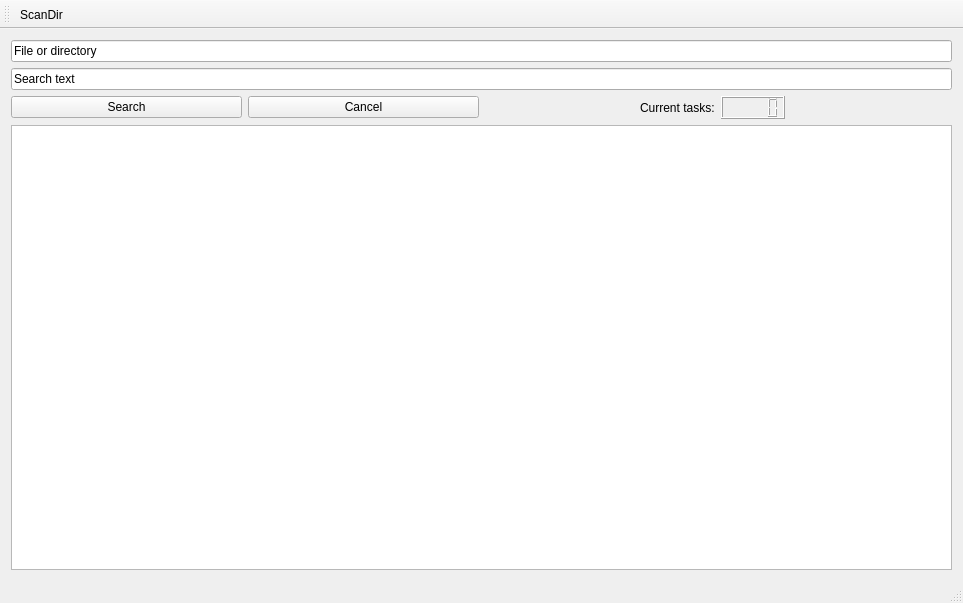
<?xml version="1.0" encoding="UTF-8"?>
<ui version="4.0">
 <class>MainWindow</class>
 <widget class="QMainWindow" name="MainWindow">
  <property name="geometry">
   <rect>
    <x>0</x>
    <y>0</y>
    <width>963</width>
    <height>603</height>
   </rect>
  </property>
  <property name="windowTitle">
   <string>MainWindow</string>
  </property>
  <widget class="QWidget" name="centralWidget">
   <layout class="QGridLayout" name="gridLayout">
    <item row="2" column="3" alignment="Qt::AlignLeft">
     <widget class="QLCDNumber" name="lcdNumber"/>
    </item>
    <item row="0" column="0" colspan="4">
     <widget class="QLineEdit" name="lineEdit">
      <property name="text">
       <string>File or directory</string>
      </property>
     </widget>
    </item>
    <item row="1" column="0" colspan="4">
     <widget class="QLineEdit" name="lineEdit_2">
      <property name="text">
       <string>Search text</string>
      </property>
     </widget>
    </item>
    <item row="2" column="2" alignment="Qt::AlignRight">
     <widget class="QLabel" name="label">
      <property name="text">
       <string>Current tasks:</string>
      </property>
     </widget>
    </item>
    <item row="2" column="1">
     <widget class="QPushButton" name="pushButton_2">
      <property name="text">
       <string>Cancel</string>
      </property>
     </widget>
    </item>
    <item row="2" column="0">
     <widget class="QPushButton" name="pushButton">
      <property name="text">
       <string>Search</string>
      </property>
     </widget>
    </item>
    <item row="3" column="0" colspan="4">
     <widget class="QTextBrowser" name="textBrowser">
      <property name="html">
       <string>&lt;!DOCTYPE HTML PUBLIC &quot;-//W3C//DTD HTML 4.0//EN&quot; &quot;http://www.w3.org/TR/REC-html40/strict.dtd&quot;&gt;
&lt;html&gt;&lt;head&gt;&lt;meta name=&quot;qrichtext&quot; content=&quot;1&quot; /&gt;&lt;style type=&quot;text/css&quot;&gt;
p, li { white-space: pre-wrap; }
&lt;/style&gt;&lt;/head&gt;&lt;body style=&quot; font-family:'Ubuntu'; font-size:12pt; font-weight:400; font-style:normal;&quot;&gt;
&lt;p style=&quot;-qt-paragraph-type:empty; margin-top:0px; margin-bottom:0px; margin-left:0px; margin-right:0px; -qt-block-indent:0; text-indent:0px;&quot;&gt;&lt;br /&gt;&lt;/p&gt;&lt;/body&gt;&lt;/html&gt;</string>
      </property>
     </widget>
    </item>
   </layout>
  </widget>
  <widget class="QStatusBar" name="statusBar"/>
  <widget class="QToolBar" name="toolBar">
   <property name="windowTitle">
    <string>toolBar</string>
   </property>
   <attribute name="toolBarArea">
    <enum>TopToolBarArea</enum>
   </attribute>
   <attribute name="toolBarBreak">
    <bool>true</bool>
   </attribute>
   <addaction name="actionScanDir"/>
  </widget>
  <action name="actionScanDir">
   <property name="checkable">
    <bool>true</bool>
   </property>
   <property name="text">
    <string>ScanDir</string>
   </property>
  </action>
 </widget>
 <layoutdefault spacing="6" margin="11"/>
 <resources/>
 <connections/>
</ui>
